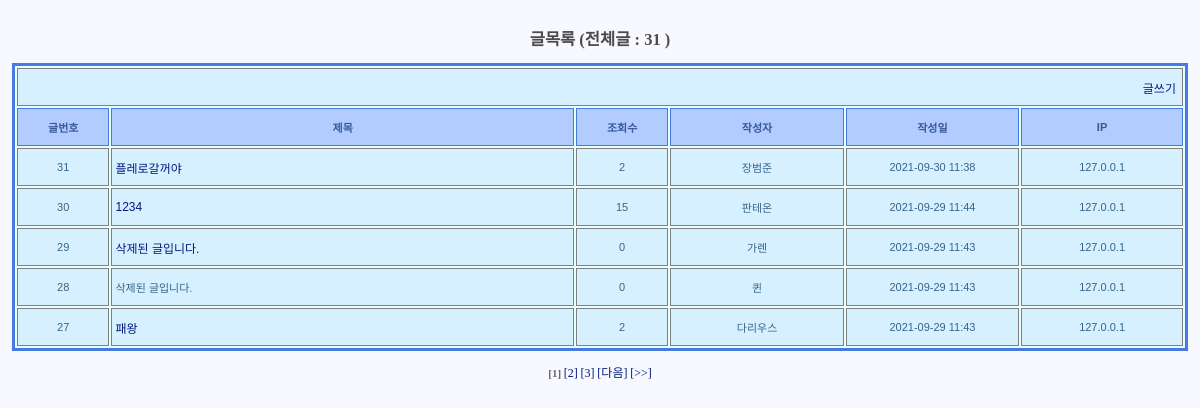
Page /board/boardlist on the committed database.
### board/models.py (models this page shows)
class Board(models.Model):
    num = models.IntegerField(verbose_name="글번호", null=False, unique=True) # 글번호
    writer = models.CharField(verbose_name="작성자", null=False, max_length=30) # 작성자
    subject = models.CharField(verbose_name="제목",null=False,max_length=100) # 제목
    passwd = models.CharField(verbose_name="비밀번호",null=False,max_length=20)# 비밀번호
    content = models.CharField(verbose_name= "내용",null=False, max_length=2000)# 내용
    readcount=models.IntegerField(verbose_name="조회수", default=0 ) # 조회수
    ref = models.IntegerField(verbose_name="그룹화아이디") # 그룹화아이디
    restep = models.IntegerField(verbose_name="글순서") # 글순서
    relevel = models.IntegerField(verbose_name = "글레벨") # 글레벨
    regdate = models.DateTimeField(auto_now_add=True, verbose_name="작성일", blank=True) # 작성일
    ip = models.CharField(verbose_name="IP", max_length=20)# IP

### board/views.py (the view)
# urls.py: path("boardlist",views.boardlist,name="boardlist"),
def boardlist(request):
    template = loader.get_template("boardlist.html");
    count = Board.objects.all().count()
    pagenum = request.GET.get("pagenum")
    if not pagenum :
        pagenum = "1"
    pagenum = int(pagenum)
    start = (pagenum -1) * int(PAGE_SIZE)          #( 3-1 )*10+1       20
    end = start + int(PAGE_SIZE)                          # 20 + 10             30
    if end > count :
        end = count
    dtos = Board.objects.order_by("-ref","restep")[start:end]
    number = count - (pagenum-1)*int(PAGE_SIZE)         # 50 - (2-1) *10
    startpage = pagenum // PAGE_BLOCK * PAGE_BLOCK + 1  # 15//10*10+1 = 11
    if pagenum % PAGE_BLOCK == 0 :
        startpage -= PAGE_BLOCK
    endpage = startpage + PAGE_BLOCK - 1        # 11 + 10 - 1
    pagecount = count // PAGE_SIZE
    if count % PAGE_SIZE > 0 :
        pagecount += 1
    if endpage > pagecount :
        endpage = pagecount
    pages = range(startpage, endpage+1)
    context = {
        "count" : count,
        "dtos" : dtos,
        "pagenum":pagenum,
        "number" : number,
        "startpage" : startpage,
        "endpage" : endpage,
        "pageblock" : PAGE_BLOCK,
        "pagecount" : pagecount,
        "pages" : pages,
        }
    return HttpResponse(template.render(context,request))

### board/templates/boardlist.html (shortened to what this page needs)
{% load static %}
{% load mathfilters %}
<!DOCTYPE html>
<html>
	<head>
		<link rel="stylesheet" type="text/css" href="{% static 'style_board.css'%}">
	</head>
	<body>
		<h2> 글목록 (전체글 : {{count}} ) </h2>
		<table>
			<tr>
				<td colspan="6" align="right">
					<a href="writepro">글쓰기</a>&nbsp;
				</td>
			</tr>
			<tr>
				<th style="width:8%"> 글번호 </th>
				<th style="width:40%"> 제목 </th>
				<th style="width:8%"> 조회수 </th>
				<th style="width:15%"> 작성자 </th>
				<th style="width:15%"> 작성일 </th>
				<th style="width:15%"> IP </th>
			</tr>
			{% if count > 0 %}
				{% for dto in dtos %}
					<tr>
						<td align="center">
							{{number|sub:forloop.counter0}}
						</td>
						<td>
							{% if dto.readcount == -1 %}
								{{dto.subject}}
							{% endif %}
							{%if dto.readcount != -1 %}
								<a href="detail?num={{dto.num}}&pagenum={{pagenum}}&number={{number|sub:forloop.counter0}}">
									{{dto.subject}}
								</a>
							{% endif %}
						</td>
						<td align="center">
							{% if dto.readcount == -1%}
								0
							{% endif %}
							{% if dto.readcount != -1%}
								{{dto.readcount}}
							{% endif %}
						</td>
						<td align="center">
							{{dto.writer}}
						</td>
						<td align="center">
							{{dto.regdate|date:"Y-m-d H:i"}}
						</td>
						<td align="center">
							{{dto.ip}}
						</td>
					</tr>
				{% endfor %}
			{% endif %}
		</table>
		<br>
		{% for page in pages %}
			{% if page == pagenum %}
		 		<b>[{{page}}]</b>
		 	{% endif %}
		 	{% if page != pagenum %}
		 		<a href="boardlist?pagenum={{page}}">[{{page}}]</a>
		 	{% endif %}
		{% endfor %}
		{% if endpage < pagecount %}
			<a href="boardlist?pagenum={{startpage|add:pageblock}}">[다음]</a>
			<a href="boardlist?pagenum={{pagecount}}">[>>]</a>
		{% endif %}
	</body>
</html>

### board/static/style_board.css (style rules this page uses)
h1,h2,h3,h4,h5,h6 { color: #4C4C4C; }
a { text-decoration: none; font-size:12px; color : #001A7F; }
body { text-align: center; background-color : #F8F8FF; font-size:11px; font-family:verdana; color: #696969; padding:4px; }
table { text-align: left; border: 3px solid #487BE1; background-color: #E6FFFF; font-family: Arial, Helvetica, sans-serif; font-size:12px; margin: auto; }
th { text-align: center; background-color: #B2CCFF; color : #36589C; font-size : 11px; border : 1px solid #487BE1; margin : 0px; padding : 3px; height: 30px; width: 100px; }
td { background-color: #D6F0FF; color : #36648B; font-size : 11px; border : 1px solid gray; margin : 0px; padding : 3px; height: 30px; width: 300px; }

### rows in the picture
Board: counter0 "31", subject "플레로갈꺼야", readcount "2", writer "장범준", regdate "2021-09-30 11:38", ip "127.0.0.1"
Board: counter0 "30", subject "1234", readcount "15", writer "판테온", regdate "2021-09-29 11:44", ip "127.0.0.1"
Board: counter0 "29", subject "삭제된 글입니다.", readcount "0", writer "가렌", regdate "2021-09-29 11:43", ip "127.0.0.1"
Board: counter0 "28", subject "삭제된 글입니다.", readcount "0", writer "퀸", regdate "2021-09-29 11:43", ip "127.0.0.1"
Board: counter0 "27", subject "패왕", readcount "2", writer "다리우스", regdate "2021-09-29 11:43", ip "127.0.0.1"

### other values in the picture
{{ count }} "31"
{{ page }} "1"
{{ page }} "2" "3"
